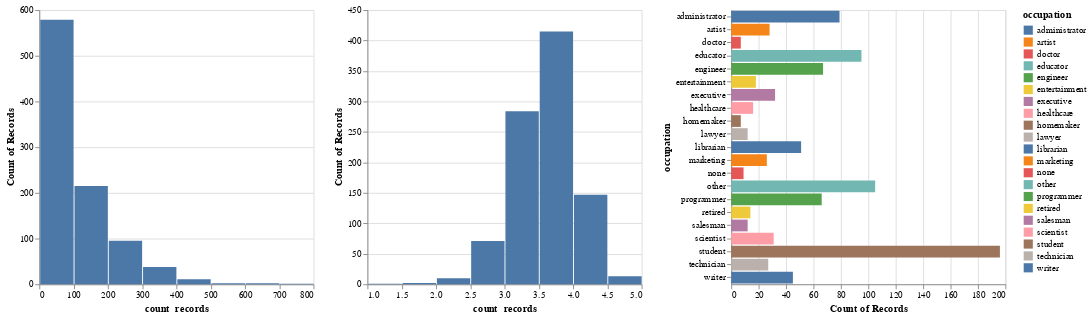

Notebook code for this chart:
### Code cell
occupation_filter = alt.selection_multi(fields=["occupation"])

base1 = alt.Chart(user_ratings).mark_bar().encode(
    x = 'count()',
    y = alt.Y('occupation:N'),
    color = 'occupation:N',
).properties(width = 300, height = 300, selection = alt.selection_multi(fields=["occupation"]))


field = "rating_count"
label = "count  records"
base2 = alt.Chart(user_ratings).mark_bar().encode(
      x=alt.X(field, bin=alt.Bin(maxbins=10), title=label),
      y="count()",
  ).properties(
      width = 300, height = 300
  )

field = "rating_mean"
label = "count  records"
base3 = alt.Chart(user_ratings).mark_bar().encode(
      x=alt.X(field, bin=alt.Bin(maxbins=10), title=label),
      y="count()",
  ).properties(
     width = 300, height = 300
  )

alt.hconcat(
    base2,
    base3,
    base1
)

### Figure 1 — Vega-Lite specification as saved in the notebook (floating-point values rounded to 4 significant figures; data arrays with more than 128 entries replaced by an {"elided": "..."} marker saying what was removed)
{"config": {"view": {"continuousWidth": 400, "continuousHeight": 300}}, "hconcat": [{"mark": "bar", "encoding": {"x": {"type": "quantitative", "bin": {"maxbins": 10}, "field": "rating_count", "title": "count  records"}, "y": {"type": "quantitative", "aggregate": "count"}}, "height": 300, "width": 300}, {"mark": "bar", "encoding": {"x": {"type": "quantitative", "bin": {"maxbins": 10}, "field": "rating_mean", "title": "count  records"}, "y": {"type": "quantitative", "aggregate": "count"}}, "height": 300, "width": 300}, {"mark": "bar", "encoding": {"color": {"type": "nominal", "field": "occupation"}, "x": {"type": "quantitative", "aggregate": "count"}, "y": {"type": "nominal", "field": "occupation"}}, "height": 300, "selection": {"selector011": {"type": "multi", "fields": ["occupation"]}}, "width": 300}], "data": {"name": "data-bf75184723defb25a6851709aee60332"}, "$schema": "https://vega.github.io/schema/vega-lite/v4.8.1.json", "datasets": {"data-bf75184723defb25a6851709aee60332": {"elided": "943 records"}}}
